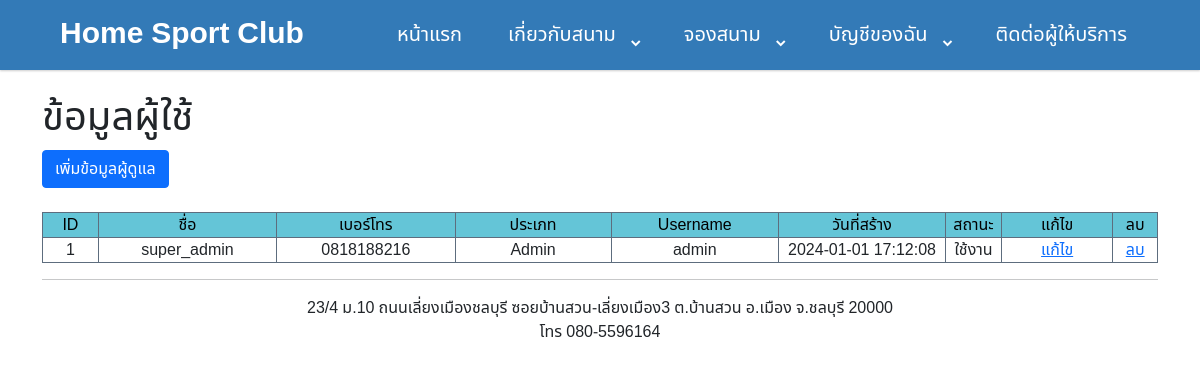
Page /badminton/profile_list.php (signed in) on the earlier database version.
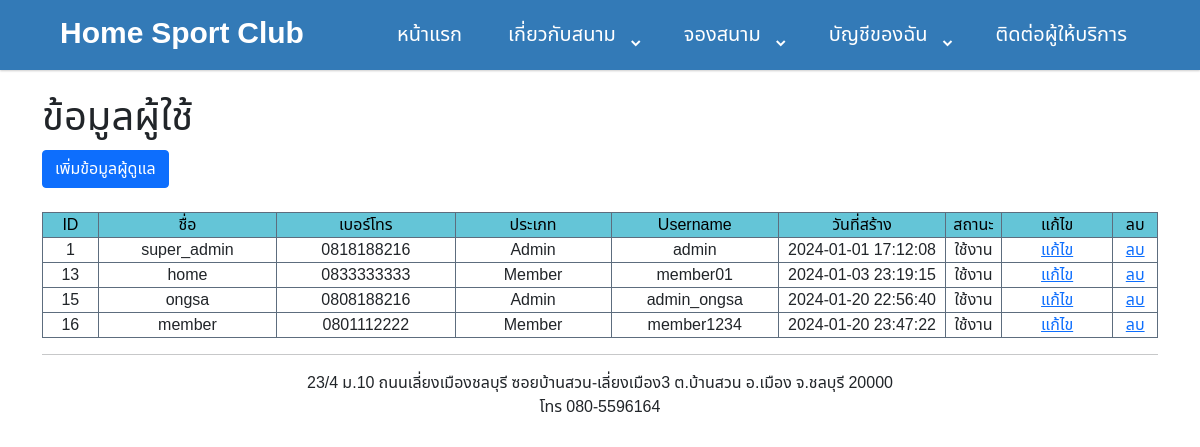
Same page on the later database version.
### tables this page shows
CREATE TABLE `t_user` (
  `user_id` int(11) NOT NULL,
  `user_name` varchar(50) NOT NULL,
  `user_tel` varchar(32) NOT NULL,
  `user_username` varchar(20) NOT NULL,
  `user_password` varchar(64) NOT NULL,
  `user_type` int(11) NOT NULL COMMENT 'm_user_type',
  `image_name` varchar(50) DEFAULT NULL,
  `create_date` datetime NOT NULL,
  `edit_date` datetime DEFAULT NULL,
  `create_by` int(11) NOT NULL COMMENT 't_user',
  `edit_by` int(11) DEFAULT NULL COMMENT 't_user',
  `del` tinyint(1) NOT NULL
);

### badminton/profile_list.php (the view, shortened to what this page needs)
<?php
include 'common/connect.php';
include "header.php";
?>
<!DOCTYPE html>
<html lang="en">
<head>
    <link href='https://unpkg.com/boxicons@2.0.7/css/boxicons.min.css' rel='stylesheet'>
    <link rel="stylesheet" href="css/boostrap/css/bootstrap.min.css">
</head>
<body>
    <div class="container">
        <br>
        <h1>ข้อมูลผู้ใช้</h1> <a href="addadmin.php" type="button" class="btn btn-primary">เพิ่มข้อมูลผู้ดูแล</a> <BR>
        <table>
            <BR>
            <thead>
                <tr>
                    <td width="5%">ID</td>
                    <td width="16%">ชื่อ</td>
                    <td width="16%">เบอร์โทร</td>
                    <td width="14%">ประเภท</td>
                    <td width="15%">Username</td>
                    <td width="15%">วันที่สร้าง</td>
                    <td width="5%">สถานะ</td>
                    <td width="10%">แก้ไข</td>
                    <td width="10%">ลบ</td>
                </tr>
            </thead>
            <tbody>
                <?php
                $sql = "SELECT * FROM `t_user`";
                $result = mysqli_query($conn, $sql);
                while ($row = mysqli_fetch_assoc($result)) {
                    echo "<td>" . $row["user_id"] .  "</td> ";
                    echo "<td>" . $row["user_name"] .  "</td> ";
                    echo "<td>" . $row["user_tel"] .  "</td> ";
                    if($row["user_type"]==1){
                        echo "<td>" . "Admin" .  "</td> ";
                    }else{
                        echo "<td>" . "Member" .  "</td> ";
                    }
                    echo "<td>" . $row["user_username"] .  "</td> ";
                    echo "<td>" . $row["create_date"] .  "</td> ";
                    if($row["del"]==0){
                        echo "<td>" . "ใช้งาน" .  "</td> ";
                    }else{
                        echo "<td>" . "ไม่ใช้งาน" .  "</td> ";
                    }
                    echo "<td><a href='edit_member.php?id=$row[user_id]' onclick=\"return confirm('ต้องการแก้ไขข้อมูลใช่ไหม!!!')\">แก้ไข</a></td> ";
                    echo "<td><a href='controllers/delete_member.php?id=$row[user_id]' onclick=\"return confirm('ต้องการลบข้อมูลใช่ไหม!!!')\">ลบ</a></td> ";
                }
                echo "</table>";
                ?>
    </div>
    <?php include "footer.php" ?>
</body>
</html>

Differences in the rows shown:
added t_user: user "13", user_name "home", user_tel "0833333333", shows "Member", user_username "member01", create_date "2024-01-03 23:19:15", del "ใช้งาน"
added t_user: user "15", user_name "ongsa", user_tel "0808188216", shows "Admin", user_username "admin_ongsa", create_date "2024-01-20 22:56:40", del "ใช้งาน"
added t_user: user "16", user_name "member", user_tel "0801112222", shows "Member", user_username "member1234", create_date "2024-01-20 23:47:22", del "ใช้งาน"
